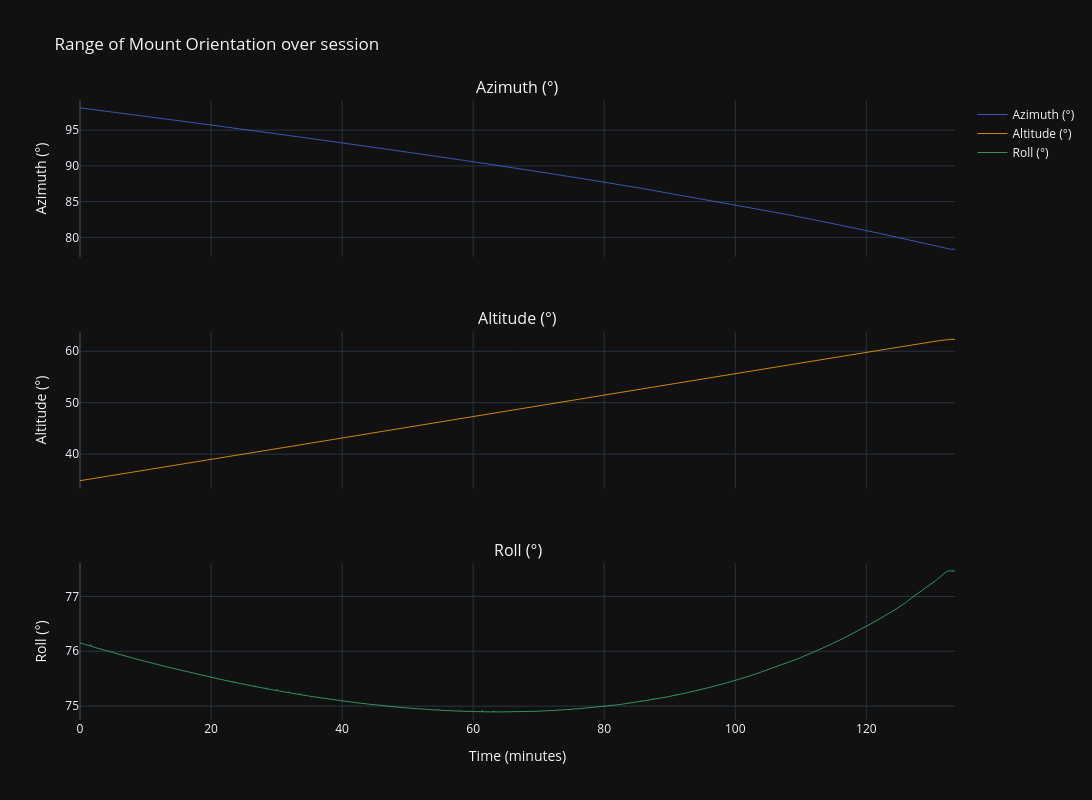

The cell this chart's notebook holds for it:
### Markdown cell above
# Mount Orientation (Az, Alt, Roll) vs Time

### Code cell
xdata = df['t_sec'] / 60
ydata = [
    #row, dataset,            name,                color
    (1,   df['az'],    'Azimuth (°)',  'royalblue'),
    (2,   df['alt'],   'Altitude (°)', 'orange'),
    (3,   df['roll'],  'Roll (°)',     'mediumseagreen'),
]
rows = len(set([row for row, y,name,color in ydata]))
fig = make_subplots(rows=rows, cols=1, shared_xaxes=True,
    subplot_titles=[name for row, y,name,color in ydata],
    vertical_spacing=0.12)

for (row, y, name, color) in ydata:
    fig.add_trace(go.Scatter(x=xdata, y=y,
        mode='lines', line=dict(color=color, width=0.8),
        name=name), row=row, col=1)
    fig.update_yaxes(title_text=name, row=row, col=1)

fig.update_xaxes(title_text='Time (minutes)', row=3, col=1)
fig.update_layout(height=800, width=1200, template="plotly_dark",
        title='Range of Mount Orientation over session')
fig.show()

### Figure 1 — Plotly figure (JSON) as saved in the notebook; plotly's stock layout.template omitted (floating-point values rounded to 4 significant figures; data arrays with more than 128 entries replaced by an {"elided": "..."} marker saying what was removed)
{"data": [{"line": {"color": "royalblue", "width": 0.8}, "mode": "lines", "name": "Azimuth (°)", "type": "scatter", "x": {"elided": "15705 float values"}, "xaxis": "x", "y": {"elided": "15705 float values"}, "yaxis": "y"}, {"line": {"color": "orange", "width": 0.8}, "mode": "lines", "name": "Altitude (°)", "type": "scatter", "x": {"elided": "15705 float values"}, "xaxis": "x2", "y": {"elided": "15705 float values"}, "yaxis": "y2"}, {"line": {"color": "mediumseagreen", "width": 0.8}, "mode": "lines", "name": "Roll (°)", "type": "scatter", "x": {"elided": "15705 float values"}, "xaxis": "x3", "y": {"elided": "15705 float values"}, "yaxis": "y3"}], "layout": {"annotations": [{"font": {"size": 16}, "showarrow": false, "text": "Azimuth (°)", "x": 0.5, "xanchor": "center", "xref": "paper", "y": 1, "yanchor": "bottom", "yref": "paper"}, {"font": {"size": 16}, "showarrow": false, "text": "Altitude (°)", "x": 0.5, "xanchor": "center", "xref": "paper", "y": 0.6267, "yanchor": "bottom", "yref": "paper"}, {"font": {"size": 16}, "showarrow": false, "text": "Roll (°)", "x": 0.5, "xanchor": "center", "xref": "paper", "y": 0.2533, "yanchor": "bottom", "yref": "paper"}], "height": 800, "title": {"text": "Range of Mount Orientation over session"}, "width": 1200, "xaxis": {"anchor": "y", "domain": [0, 1], "matches": "x3", "showticklabels": false}, "xaxis2": {"anchor": "y2", "domain": [0, 1], "matches": "x3", "showticklabels": false}, "xaxis3": {"anchor": "y3", "domain": [0, 1], "title": {"text": "Time (minutes)"}}, "yaxis": {"anchor": "x", "domain": [0.7467, 1], "title": {"text": "Azimuth (°)"}}, "yaxis2": {"anchor": "x2", "domain": [0.3733, 0.6267], "title": {"text": "Altitude (°)"}}, "yaxis3": {"anchor": "x3", "domain": [0, 0.2533], "title": {"text": "Roll (°)"}}}}
